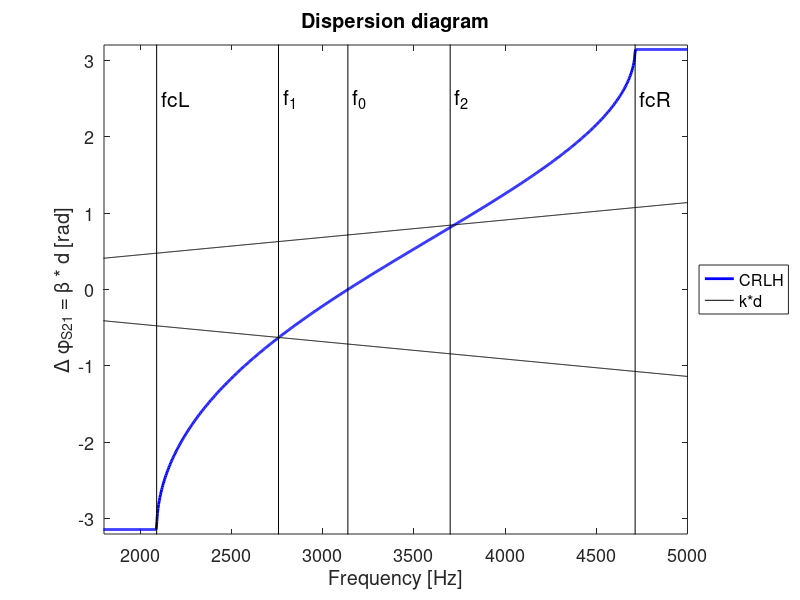
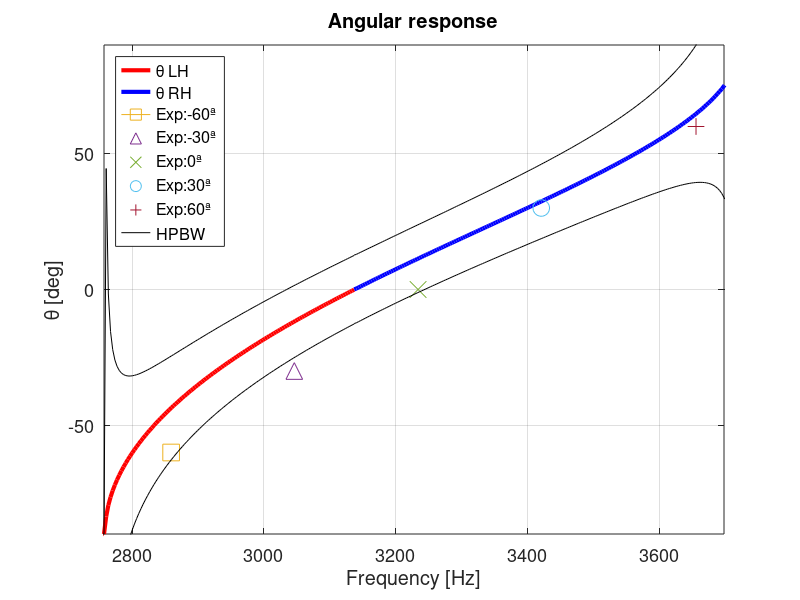

The MATLAB source for these figures, in order:
%This code is designed to study Acuistic Leaky-Wave Antennas (ALWA), based on the theory of composite right left handed materials (CRLH)
%The model proposed is of cilindrical waveguide with axisymmetric open channels
%Suplemental material for:
%"Educational Open Source Kit for the Evaluation of Acoustic Leaky Wave Antennas with Metamaterials"
%Eduardo Romero-Vivas, Javier Romero-Vivas, Omar Bustamante, Braulio Leon-Lopez
%JASA Eduaction in Acoustics
%%Version 1.1, December 2021, Octave/Matlab
%
%f_beg - first frequency of study
%f_end - last frequency of study
%res - number of samples between frequencies interval
%
%rho - air density
%c - speed of sound
%
%ALWA parameters
%a - waveguide radius
%b - shunt width
%L - shunt length
%h - membrane thickness
%N - unit cell number
%d - unit cell length
%l - total ALWA length

close all
clear all

%%%%%%%%%%%%%%%%%%%%%%% Frequencies of study
f_beg = 1700;
f_end = 5000;
res   = 1000;

f_th_list = linspace(f_beg,f_end,res);

%%%%%%%%%%%%%%%%%%%%%%% Characteristics of the medium

rho    = 0.9402;                   %% air density STP reference - La Paz BCS, Mexico
c      = 342.4;                    %% speed of sound

%%%%%%%%%%%%%%%%%%%%%%% LWA parameters

a      = 0.0039;          %% waveguide radius
b      = 0.0004;          %% shunt width
L      = 0.0198;          %% shunt length
h      = 0.000067;        %% membrane thickness

S_a    = pi * (a^2);         %% waveguide transversal area

N = 20;           %% unit cell num
d = 0.0124;       %% unit cell length
l = N * d;        %% total ALWA length


%%%%%%%%%%%%%%%%%%%%%%% Elements of the impedance Z_th

mass_tl = (rho/S_a) * (d-h);          % mass of the waveguide section
mass_m  = 1.8830 * ((1370*h)/(pi * a^2));              % mass of the membrane
c_m     = (pi * a^6 ) / (196.51 * ( (3e9 * h^3)/(12*(1-0.33^2) ) ) );       % compliance of the membrane


%%%%%%%%%%%%%%%%%%%%%%% Elements of the admittance Y_th

c_tl       = (S_a/(rho * c^2)) * (d-h);       % compliance of the waveguide section

f_zero         = 1 /(2*pi * sqrt( (mass_tl + mass_m) * c_m ) )   % resonance frequency of Z_th

mass_slit  = (rho/(2*pi*b)) * log(1 + L/a);            % shunt mass of the slit
c_slit     = ( 1 / ( 4 * pi^2 * (f_zero)^2 * mass_slit) ) - c_tl;  % shunt compliance of the slit


%%%%%%%%%%%%%%%%%%%%%%% Cutoff frequencies

w_R        = 1 /sqrt( (mass_tl + mass_m) * (c_slit + c_tl) );
w_cut_R    = 2 * w_R;
f_cut_R    = w_cut_R / (2*pi);

w_L        = 1 / sqrt( mass_slit * c_m );
w_cut_L    = w_L / 2;
f_cut_L    = w_cut_L / (2*pi);

w_shunt    = 1 /sqrt( mass_slit * (c_slit + c_tl) );  % resonance frequency of Y_th
f_shunt    = w_shunt / (2*pi);

w_series   = 1 /sqrt( (mass_tl + mass_m) * c_m );
f_series   = w_series / (2*pi);

f_L        = ( w_L/(2*pi) );
f_R        = ( w_R/(2*pi) );

fcL        = f_R * abs( 1 - (sqrt( 1 + ( f_L / f_R ) )) );
fcR        = f_R   *  ( 1 + (sqrt( 1 + ( f_L / f_R ) )) );


%%%%%%%%%%%%%%%%%%%%%%% Transfer function

for num=1:length(f_th_list)
  for f=f_th_list(num)
    omega = 2 * pi * f;
    k     = omega/343.4;


    %%%%%%%%%%%%%%%%%%%%%%% Series impedance Z_th
    Z_th = 1i * ( (omega*(mass_tl + mass_m)) - (1/(omega*c_m)));

    %%%%%%%%%%%%%%%%%%%%%%% Shunt admittance Y_th
    Y_th = 1i * ( (omega*(c_slit + c_tl)) - (1/(omega*mass_slit))  );


    %%%%%%%%%%%%%%%%%%%%%%% ABCD matrix
    %   Y/2 --- Z --- Y/2 cell configuration

    A = 1 + ((Z_th * Y_th) / 2);
    B = Z_th;
    C = Y_th * (1 + ((Z_th * Y_th) / 4));
    D = 1 + ((Z_th * Y_th) / 2);

    ABCD = [A, B; C, D];
    ABCD_N = ABCD^N;

    A_N = ABCD_N(1);
    B_N = ABCD_N(3);
    C_N = ABCD_N(2);
    D_N = ABCD_N(4);

    %%%%%%%%%%%%%%%%%%%%%%% Bloch constant (Bongard, 2010)
    gamma_bloch = (acosh(A)) / d;
    Z_bloch     = sqrt(B/C);
    gamma_bloch_list(num)=gamma_bloch;
    Z_bloch_list(num)=Z_bloch;


    %%%%%%%%%%%%%%%%%%%%%%% Scattering parameters
    bulk_m = rho * c^2;        % bulk modulus
    Zc     = sqrt(mass_tl/(c_slit + c_tl));     % impedance

    S_11   = (A_N + (B_N/Zc) - (C_N*Zc) - D_N ) / (A_N + (B_N/Zc) + (C_N*Zc) + D_N );
    S_21   = 2 / (A_N + (B_N/Zc) + (C_N*Zc) + D_N );

    S_11_list(num)=S_11;
    S_21_list(num)=S_21;

  end
end


%%%%%%%%%%%%%%%%%%%%%%% Offset freq

aRef = f_zero;                 % Reference to set the phase origin whether its zero or the closest value
aDiff = abs(f_th_list - aRef); % Calculate the difference
[minVal, offset] = min(aDiff); % Find closest value to aRef


%%%%%%%%%%%%%%%%%%%%%%% Alpha - attenuator factor
alpha_list = real(gamma_bloch_list);

%%%%%%%%%%%%%%%%%%%%%%% Beta - bloch constant through ABCD matrix
beta_list        = imag(gamma_bloch_list);
beta_LH          = -(beta_list(1:offset));
beta_RH          = beta_list(offset+1:end);
beta_ABCD_CRLH   = [beta_LH, beta_RH];

for i=1:length(beta_list)
  beta_d_ABCD(i) = d*beta_ABCD_CRLH(i);
end




%%%%%%%%%%%%%%%%%%%%%%%
for ps21=1:length(S_21_list)
  phi_S21_list(ps21)=angle(S_21_list(ps21));
end

%%%%%%%%%%%%%%%%%%%%%%% Unwrap

phi_S21_lh_list = flip(phi_S21_list(1:offset));

phi_S21_lh=unwrap(phi_S21_lh_list);
phi_S21_lh=flip(phi_S21_lh);
phi_S21_rh=unwrap(phi_S21_list(offset:end));


%%%%%%%%%%%%%%%%%%%%%%% Beta through scattering parameters
phi_S21_LH = -phi_S21_lh/l;
phi_S21_RH = -phi_S21_rh/l;

%%%%%%%%%%%%%%%%%%%%%%% Wavenumber k = omega/c
for num=1:length(f_th_list)
  k_list(num) = ( (2*pi*f_th_list(num))/c );
end

k_d_list = k_list * d;
k_L =-1 * k_list(1:offset);
k_R = k_list(offset+1:end);


%%%%%%%%%%%%%%%%%%%%%%% Cutoff frequencies
fl_x = [fcL fcL];
fl_y = [-4 4];

fr_x = [fcR fcR];
fr_y = [-4 4];

f1_list = abs(phi_S21_LH-k_L) < 1;
f1_idx = find (f1_list);

f2_list = abs(phi_S21_RH(2:end)-k_R) < 1;
f2_idx = find (f2_list);

f1   = f_th_list(f1_idx(1))
f2   = f_th_list(offset + f2_idx(1))

f1_x = [f1 f1];
f1_y = [-4 4];

f2_x = [f2 f2];
f2_y = [-4 4];

f_zero_x = [f_zero f_zero];
f_zero_y = [-4 4];

%%test

figure
%plot(f_th_list, beta_d_ABCD, 'color','blue', 'linewidth', 2, ';CRLH;')
%%%%AQUI
plot(f_th_list, beta_d_ABCD, 'color','blue', 'linewidth', 2)
xlabel ('Frequency [Hz]');
ylabel ('\Delta \phi_{S21} = \beta * d [rad]');
xlim([1800 5000]);
ylim([-3.2 3.2])
legend('location', 'eastoutside');
set( legend, 'fontsize', 13 );
hold on
title ('Dispersion diagram');
%%plot(f_th_list, k_d_list, 'color','k', 'linewidth', 0.5, ';k*d;');
%%%octave

plot(f_th_list, k_d_list, 'color','k', 'linewidth', 0.5);
plot(f_th_list, -k_d_list, 'color','k', 'linewidth', 0.5);

%plot(fl_x, fl_y, 'color','k', '--', 'linewidth', 0.1)
plot(fl_x, fl_y, 'color','k', 'Marker','.', 'linewidth', 0.1)
text(fcL + 25, 2.5, 'fcL', 'fontsize', 15)

%plot(fr_x, fr_y, 'color','k', '--', 'linewidth', 0.1)
plot(fr_x, fr_y, 'color','k', 'Marker','.', 'linewidth', 0.1)
text(fcR + 25, 2.5, 'fcR', 'fontsize', 15)

%plot(f1_x, f1_y, 'color','k', '--', 'linewidth', 0.1)
plot(f1_x, f1_y, 'color','k', 'Marker','.', 'linewidth', 0.1)
text(f1 + 25, 2.5, 'f_1', 'fontsize', 15)

%plot(f2_x, f2_y, 'color','k', '--', 'linewidth', 0.1)
plot(f2_x, f2_y, 'color','k', 'Marker','.', 'linewidth', 0.1)
text(f2 + 25, 2.5, 'f_2', 'fontsize', 15)

%plot(f_zero_x, f_zero_y, 'color','k', '--', 'linewidth', 0.1)
plot(f_zero_x, f_zero_y, 'color','k','Marker','.', 'linewidth', 0.1)
text(f_zero + 25, 2.5, 'f_0', 'fontsize', 15)
set( gca, 'fontsize', 13 );
legend('CRLH', 'k*d')

hold off

%%%%%%%%%%%%%%%%%%%%%%% Theta

k_full     = [-k_list(1:offset), k_list(offset + 1:end)];
for it=1:length(k_full)
  theta_list(it) = (asin(beta_ABCD_CRLH(it)/k_full(it)) * 180/pi );
end


figure
%plot(f_th_list(1:offset), -theta_list(1:offset), 'color','red', 'linewidth', 3, ';\theta CRLH;');
plot(f_th_list(1:offset), -theta_list(1:offset), 'color','red', 'linewidth', 3);
hold on
xlabel ('Frequency [Hz]');
ylabel ('\theta [deg]');
xlim([f1 f2]);
ylim([-90 90])
hold on
title ('Angular response');
plot(f_th_list(offset:end),theta_list(offset:end), 'color','blue','linewidth', 3);

%%%%%%%%%%%% Experimental data

plot(2859, -60, '-s', 'MarkerSize',12);
plot(3046, -30, '^', 'MarkerSize',12);
plot(3234, 0, 'x', 'MarkerSize',12);
plot(3421, 30, 'o', 'MarkerSize',12);
plot(3656, 60, '+', 'MarkerSize',12);

%legStr = { '\theta LH', '\theta RH', 'Exp:-60ª', 'Exp:-30ª', 'Exp:0ª',  'Exp:30ª', 'Exp:60ª' };
%legend( legStr );

%%%%%%%%%%%%%%%%%%%%%%% HPBW

for k=1:length(k_list)
  lambda_list(k) = (2*pi)/k_list(k);
end

for delta = 1:length(theta_list)
  delta_theta(delta) = [1/( ( l / lambda_list(delta) )  * cos(theta_list(delta)*pi/180) )];
end

delta_theta_deg = delta_theta * 180/pi;
hpbw = delta_theta_deg/2;

%plot(f_th_list(1:offset), -theta_list(1:offset) + hpbw(1:offset), 'color','black', ';HPBW;');
%AQUI
plot(f_th_list(1:offset), -theta_list(1:offset) + hpbw(1:offset), 'color','black');
plot(f_th_list(1:offset), -theta_list(1:offset) - hpbw(1:offset), 'color','black');
plot(f_th_list(offset:end), theta_list(offset:end) + hpbw(offset:end), 'color','black');
plot(f_th_list(offset:end), theta_list(offset:end) - hpbw(offset:end), 'color','black');


legend('location', 'northwest');
set( legend, 'fontsize', 13 );
grid on
set( gca, 'fontsize', 13 );
legStr = { '\theta LH', '\theta RH', 'Exp:-60ª', 'Exp:-30ª', 'Exp:0ª',  'Exp:30ª', 'Exp:60ª', 'HPBW' };
legend( legStr );
